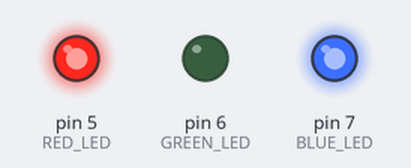
The sketch below on a simulated Arduino Uno, built with avr-gcc and run on an emulated ATmega328P. On the bench: output pins drawn as LEDs (lit = HIGH).

Above: at 0.1 s.
Timing chart, 0 to 1.6 s (numbered marks = the images above):
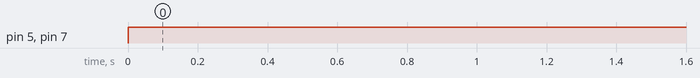

The sketch:

Pink.ino
```cpp
const int RED_LED = 5;
const int GREEN_LED = 6;
const int BLUE_LED = 7;

void setup() {
  // put your setup code here, to run once:
  pinMode(RED_LED, OUTPUT);
  pinMode(GREEN_LED, OUTPUT);
  pinMode(BLUE_LED, OUTPUT);
}
// 120, 0, 255
void loop() {
  // put your main code here, to run repeatedly:
  analogWrite(RED_LED, 255);
  analogWrite(GREEN_LED, 0);
  analogWrite(BLUE_LED, 255);
}
```

Measured:
- by itself, pin 5 (RED_LED), pin 7 (BLUE_LED): LOW → HIGH at 0.00 s
